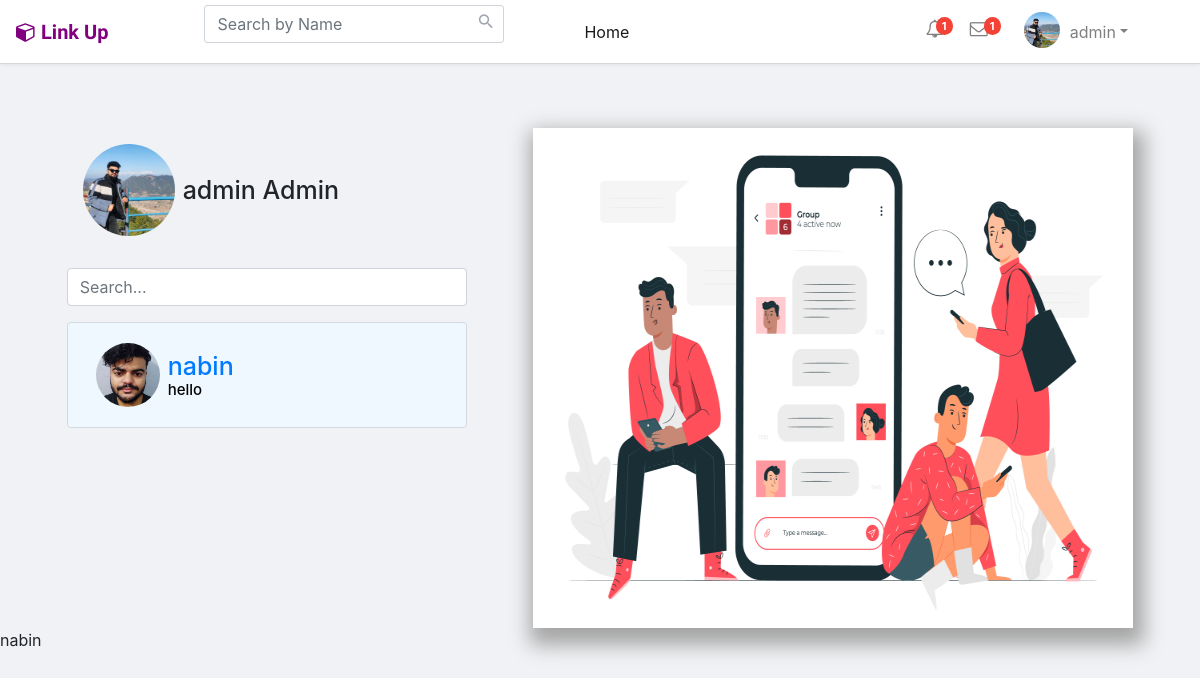
/client/final_one.php (signed in), run on the app's committed database.
### tables this page shows
CREATE TABLE `users` (
  `user_id` int(11) NOT NULL,
  `name` varchar(255) NOT NULL,
  `username` varchar(255) NOT NULL,
  `lastname` varchar(200) NOT NULL,
  `gender` varchar(20) NOT NULL,
  `email` varchar(255) NOT NULL,
  `phone` int(11) NOT NULL,
  `password` varchar(1000) NOT NULL,
  `p_p` varchar(255) DEFAULT 'user-default.png',
  `c_p` varchar(255) NOT NULL,
  `last_seen` datetime NOT NULL DEFAULT current_timestamp(),
  `is_blocked` int(11) NOT NULL DEFAULT 0,
  `report` int(10) NOT NULL,
  `verification_code` varchar(255) NOT NULL,
  `verified` int(50) NOT NULL DEFAULT 0,
  `interests` varchar(500) NOT NULL
);

CREATE TABLE `chats` (
  `chat_id` int(11) NOT NULL,
  `from_id` int(11) NOT NULL,
  `to_id` int(11) NOT NULL,
  `message` text NOT NULL,
  `chat_img` varchar(255) NOT NULL,
  `opened` tinyint(1) NOT NULL DEFAULT 0,
  `is_blocked` varchar(1) NOT NULL DEFAULT '0',
  `created_at` datetime NOT NULL DEFAULT current_timestamp()
);

### server/helpers/user.php (called while the page is built)
<?php
function getUser($username, $conn){
   $sql = "SELECT * FROM users
           WHERE username=?
          ORDER BY `user_id` DESC";
   $stmt = $conn->prepare($sql);
   $stmt->execute([$username]);
   if ($stmt->rowCount() === 1) {
   	 $user = $stmt->fetch();
   	 return $user;
   }else {
   	$user = [];
   	return $user;
   }
}

### client/include.php (called while the page is built, shortened)
<?php
  if (isset($_SESSION['username'])) {
  	include '../server/db.conn.php';
  	include '../server/helpers/user.php';
  	include '../server/helpers/conversations.php';
    include '../server/helpers/last_chat.php';
  	$user = getUser($_SESSION['username'], $conn);
  	$conversations = getConversation($user['user_id'], $conn);
?>
<?php } ?>

### server/helpers/conversations.php (called while the page is built)
<?php
function getConversation($user_id, $conn){
    $sql = "SELECT * FROM conversations
            WHERE user_1=? OR user_2=?
            ORDER BY conversation_id DESC";
    $stmt = $conn->prepare($sql);
    $stmt->execute([$user_id, $user_id]);
    if($stmt->rowCount() > 0){
        $conversations = $stmt->fetchAll();
        $user_data = [];
        foreach($conversations as $conversation){
            if ($conversation['user_1'] == $user_id) {
            	$sql2  = "SELECT *
            	          FROM users WHERE user_id=?
                        ORDER BY `user_id` DESC";
            	$stmt2 = $conn->prepare($sql2);
            	$stmt2->execute([$conversation['user_2']]);
            }else {
            	$sql2  = "SELECT *
            	          FROM users WHERE user_id=?
                        ORDER BY `user_id` DESC";
            	$stmt2 = $conn->prepare($sql2);
            	$stmt2->execute([$conversation['user_1']]);
            }
            $allConversations = $stmt2->fetchAll();
            array_push($user_data, $allConversations[0]);
        }
        return $user_data;
    }else {
    	$conversations = [];
    	return $conversations;
    }
}

### server/helpers/last_chat.php (called while the page is built, shortened)
<?php
function lastChat($id_1, $id_2, $conn){
   $sql = "SELECT * FROM chats
           WHERE (from_id=? AND to_id=?)
           OR    (to_id=? AND from_id=?)
           ORDER BY chat_id DESC  ";
    $stmt = $conn->prepare($sql);
    $stmt->execute([$id_1, $id_2, $id_1, $id_2]);
    if ($stmt->rowCount() > 0) {
    	$chat = $stmt->fetch();
        return base64_decode(substr( $chat['message'],0,20));
    	return base64_decode($chat['message']);
    	return $chat['opened'];
    }else {
    	$chat = '';
    	return $chat;
    }
}
?>

### client/final_one.php (the view, shortened to what this page needs)
<?php
include 'include.php';
?>
<body>
    <?php include 'nav.php' ?>
    <div class="maincontainer" style="display: flex;     margin-top: 8pc;     justify-content: space-evenly;">
        <div style="width: 25pc; display: inline-block;">
            <div class="d-flex mb-3 p-3  justify-content-between align-items-center">
                <div class="d-flex align-items-center">
                    <img src="assets/uploads/<?= $user['p_p'] ?>" class=" image w-25 rounded-circle">
                    <h3 class=" fs-xs m-2">
                        <?= $user['name'] ?>
                        <?= $user['lastname'] ?>
                    </h3>
                </div>
            </div>
            <form class="">
                <div class="input-group mb-3">
                    <input type="text" placeholder="Search..." id="searchTextt" name="type" class="form-control round">
                </div>
                    <?php if (!empty($conversations)) { ?>
                        <?php
                        foreach ($conversations as $conversation) { ?>
                        <?php } ?>
                    <?php } else { ?>
                    <?php } ?>
            </form>
            <ul id="chatList" class="list-group mvh-50 overflow-auto" style="top:0">
                <?php if (!empty($conversations)) { ?>
                    <?php
                    foreach ($conversations as $conversation) { ?>
                        <li class="list-group-item">
                            <a href="final.php?user=<?= $conversation['username'] ?>" class="d-flex
		    			justify-content-between
		    			align-items-center p-2">
                                <div class="d-flex
		    			 align-items-center">
                                    <img src="assets/uploads/<?= $conversation['p_p'] ?>" class="w-10 rounded-circle" style="width:4pc;">
                                    <h3 class="fs-xs m-2">
                                        <?= $conversation['name'] ?><br>
                                        <div class="message" style="color:black; font-size:15px">
                                            <?php
                                            echo  lastChat($_SESSION['user_id'], $conversation['user_id'], $conn);
                                            ?>
                                        </div>
                                    </h3>
                                </div>
                            </a>
                        </li>
                    <?php } ?>
                <?php } ?>
            </ul>
        </div>
        <div class="image">
            <img src="assets/img/chatimg.jpg" alt="" srcset="" width="600" height="500">
        </div>
    </div>
</body>
</html>
<?= $conversation['name'] ?><br>

### client/nav.php (shortened to what this page needs)
<!DOCTYPE html>
<html lang="en">
<?php include 'nav_header.php' ?>
<link rel="stylesheet" href="assets/css/landing_page.css">
<body>
<nav class="navbar navbar-expand-sm navbar-light fixed-top ">
	<a href="../home.php" class="navbar-brand mr-3"><i class="fa fa-cube"></i><b>Link Up</b></a>
	<form class="navbar-form form-inline mr-4" style="margin-right:30px;">
			<div class="input-group search-box">
				<input type="text" id="searchText" class="form-control" placeholder="Search by Name">
				<span class="input-group-addon"><i class="material-icons">&#xE8B6;</i></span>
			</div>
		</form>
	<div id="navbarCollapse" class="collapse navbar-collapse justify-content-start ml-5">
		<div class="navbar-nav">
			<a href="#" class="nav-item nav-link active">Home</a>
		</div>
		<div class="navbar-nav ml-auto mr-5">
			<a href="profile.php" class="nav-item nav-link notifications"><i class="fa fa-bell-o"></i><span class="badge">1</span></a>
			<a href="final_one.php" class="nav-item nav-link messages"><i class="fa fa-envelope-o"></i><span class="badge">1</span></a></a>
			<div class="nav-item dropdown">
				<a href="#" data-toggle="dropdown" class="nav-link dropdown-toggle user-action">
            <img src="assets/uploads/<?=$user['p_p']?>"class="w-30 rounded-circle" height="36" width="36">
            <?php echo htmlspecialchars($_SESSION["name"]); ?><b class="caret"></b></a>
			</div>
		</div>
	</div>
</nav>

### client/assets/css/landing_page.css (style rules this page uses)
body { background-color: #f0f2f5 }
.form-inline { display: inline-block; }
.navbar { background: #fff; padding-left: 16px; padding-right: 16px; border-bottom: 1px solid #d6d6d6; box-shadow: 0 0 4px rgba(0,0,0,.1); height:4pc; }
.nav-link img { border-radius: 50%; width: 36px; height: 36px; margin: -8px 0; float: left; margin-right: 10px; }
.navbar .navbar-brand { color: purple; padding-left: 0; padding-right: 50px; font-family: 'Merienda One', sans-serif; }
.navbar .navbar-brand i { font-size: 20px; margin-right: 5px; }
.search-box { position: relative; }
.search-box input { box-shadow: none; padding-right: 35px; border-radius: 3px !important; }
.search-box .input-group-addon { min-width: 35px; border: none; background: transparent; position: absolute; right: 0; z-index: 9; padding: 7px; height: 100%; }
.search-box i { color: #a0a5b1; font-size: 19px; }
.navbar .nav-item i { font-size: 18px; }
.navbar .badge { color: #fff; background: #f44336; font-size: 11px; border-radius: 20px; position: absolute; min-width: 10px; padding: 4px 6px 0; min-height: 18px; top: 5px; }
.navbar a.notifications, .navbar a.messages { position: relative; margin-right: 10px; }
.navbar a.messages { margin-right: 20px; }
.navbar a.notifications .badge { margin-left: -8px; }
.navbar a.messages .badge { margin-left: -4px; }
@media (min-width: 1200px) { .form-inline .input-group { width: 300px; margin-left: 30px; } }
ul { position:relative; top:3pc; font-size:10px; }

### client/final_one.php (style rules this page uses)
.fs-xs { font-size: 25px; font-family: inherit; font-weight: 500; }
.list-group-item a { text-decoration: none; }
.image { position: relative; }
.image img { box-shadow: 4px 10px 19px 7px #a5a5a5; }
.list-group-item { background-color: aliceblue; }

### data on the page
users: p_p (picture), name "admin", lastname "Admin"
users: p_p (picture), name "nabin", user_id.message "hello"

### other printed values
$_SESSION["name"] "admin"
